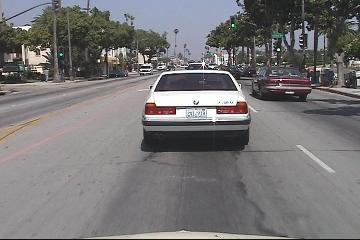
#> input picture AI_ML/ml_data/objects/training/car/image_0134.jpg, 360 x 240 px; its folder holds only this picture in this run
$ python demo14_objects.py
#> lines starting #> are read from the running program, lines starting #| are printed output that depends on the picture
'''
1. 读取training文件夹中的训练图片样本，
   每个图片对应一个desc矩阵，每个desc都有一个类别（car）。
2. 把所有类别为car的desc合并在一起，形成训练集。
	| desc |       |
	| desc | car   |
	| desc |       |
	.....
	由上述训练集样本可以训练一个用于匹配car的HMM。
3. 训练3个HMM分别对应每个物体类别。 保存在列表中。
4. 读取testing文件夹中的测试样本，整理测试样本
	| desc | car   |
	| desc | moto  |

5. 针对每一个测试样本：
   1. 分别使用3个HMM模型，对测试样本计算score得分。
   2. 取3个模型中得分最高的模型所属类别作为预测类别。
'''
import os
import numpy as np
import cv2 as cv
import hmmlearn.hmm as hl

def search_files(directory):
#> called with directory = '../ml_data/objects/training'
    directory = os.path.normpath(directory)

    objects = {}
    for curdir, subdirs, files in os.walk(directory):
        for file in files:
            if(file.endswith('.jpg')):
                label = curdir.split(os.path.sep)[-1]
                if label not in objects:
                    objects[label] = []
                path = os.path.join(curdir, file)
                objects[label].append(path)
    return objects

#加载训练集样本数据，训练模型，模型存储
train_objects = search_files('../ml_data/objects/training')
train_x, train_y = [], []
for label, filenames in train_objects.items():
    descs = np.array([])
    for filename in filenames:
        image = cv.imread(filename)
#> image is the input picture: shape (240, 360, 3); mean B, G, R 118.3, 117.6, 119.6
        gray = cv.cvtColor(image, cv.COLOR_BGR2GRAY)
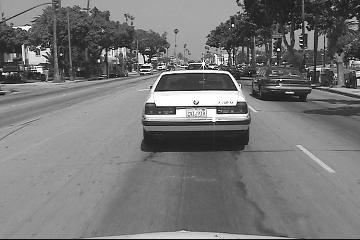
#> gray: shape (240, 360); min 0, max 255, mean 118.3
        #范围缩放，使特征描述矩阵样本数量一致
        h, w = gray.shape[:2]
#> h = 240; w = 360
        f = 200 / min(h, w)
#> f = 0.833
        gray = cv.resize(gray, None, fx=f, fy=f)
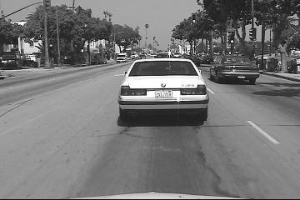
#> gray: shape (200, 300); min 11, max 255, mean 118.2
        sift = cv.xfeatures2d.SIFT_create()
        keypoints = sift.detect(gray)
#> keypoints = 301 keypoints; strongest (x, y, size): (194, 66, 2), (144, 91, 5.2), (33, 58, 3.1), (169, 53, 2.2)
        _, desc = sift.compute(gray, keypoints)
        if len(descs) == 0:
            descs = desc
        else:
            descs = np.append(descs, desc, axis=0)
    train_x.append(descs)
    train_y.append(label)
models = {}
for descs, label in zip(train_x, train_y):
#> (the run stopped early here; a loop or call above may not have finished)
